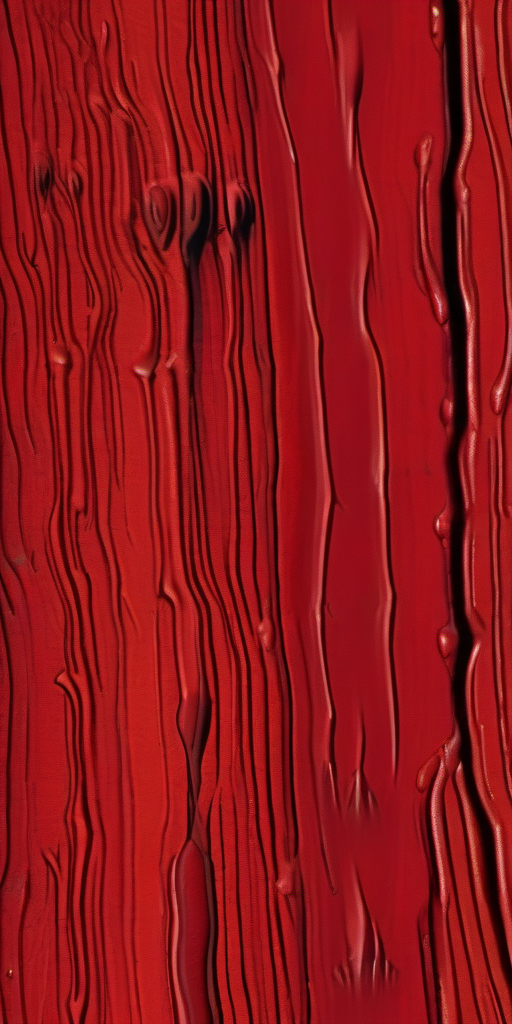
#> input picture tools/c0nstruct0r/m0d3l/barrel/wood.png, 512 x 1024 px
$ python atlas.py
#> lines starting #> are read from the running program, lines starting #| are printed output that depends on the picture; after the words box and inside, x2 and y2 are one past the last pixel; in counts of white or black regions, pixels touching at a corner belong together
#!/usr/bin/python3
"""c0-barrel's one picture (pictures/c0nstruct0r/c0-barrel.png), from pixelmon's renders here.

  /usr/bin/python3 tools/c0nstruct0r/m0d3l/barrel/atlas.py [OUT.png]

About 300 pixels a cell everywhere (the export keeps one picture pixel for pixel):
  side    0,0     320 x 134  16 staves of 20 px (the drum: 1.07 cells round, 0.45 tall)
  lid     330,0   102 x 102  the lid's circle 86 px across (0.29 cells) in the middle
  iron    0,140   336 x 7    16 hoop faces of 21 px, a rivet on each
  can     340,140 48 x 39    the canister: 8 faces of 6 px
"""
import os
import sys

import numpy as np
from PIL import Image, ImageFilter

HERE = os.path.dirname(os.path.abspath(__file__))
REPO = os.path.normpath(os.path.join(HERE, '..', '..', '..', '..'))
OUT = sys.argv[1] if len(sys.argv) > 1 else os.path.join(REPO, 'pictures', 'c0nstruct0r', 'c0-barrel.png')
rng = np.random.default_rng(7)

atlas = np.zeros((256, 512, 3), np.float32)
atlas[:] = (58, 30, 24)                                   # (the unused room: dark red-brown)

# side: each stave its own slice of the wood (so neighbours differ), a little lighter or
# darker, dark seams on its two edges, the ends darkened (the chime)
wood = np.asarray(Image.open(os.path.join(HERE, 'wood.png')).convert('RGB').resize((320, 640), Image.LANCZOS), np.float32)
W, H, N = 320, 134, 16
cw = W // N
for j in range(N):
    oy = int(rng.integers(0, 640 - H))
    ox = int(rng.integers(0, 320 - cw))
    col = wood[oy:oy + H, ox:ox + cw] * rng.uniform(0.86, 1.06)
    col[:, 0] *= 0.42
    col[:, -1] *= 0.42
    col[:, 1] *= 0.85
    atlas[0:H, j * cw:(j + 1) * cw] = col
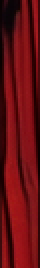
#> col: shape (134, 20, 3) float32 (shown 2 times larger); mean R, G, B 102.6, 14.8, 17.9
for y in range(5):                                        # the ends: darker toward the rim
    k = 0.55 + 0.09 * y
    atlas[y, 0:W] *= k
    atlas[H - 1 - y, 0:W] *= k
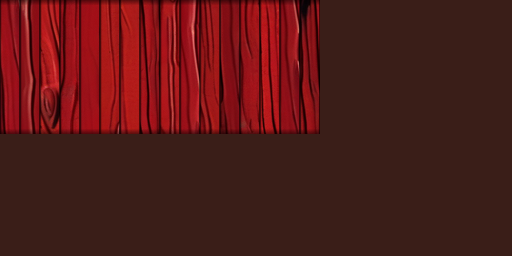
#> atlas: shape (256, 512, 3) float32; mean R, G, B 82.4, 26.4, 23.6

# lid: the circle scaled to 86 px, padded so the rect's corners are the background
lid = Image.open(os.path.join(HERE, 'lid.png')).convert('RGB')
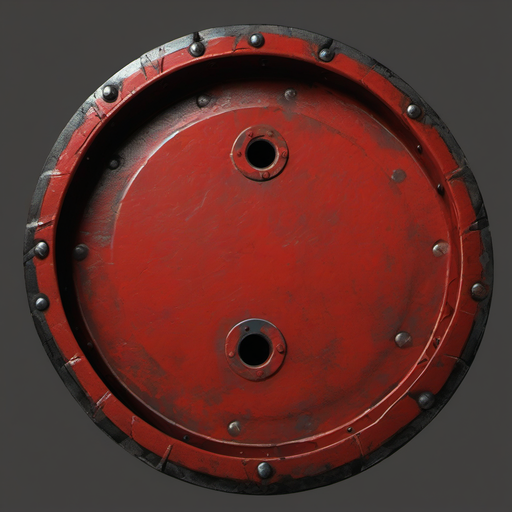
#> input picture tools/c0nstruct0r/m0d3l/barrel/lid.png, 512 x 512 px
#> lid is the input picture: PIL image 512x512 RGB; mean R, G, B 92.3, 47.5, 42.7
x0, x1, y0, y1 = 23, 493, 24, 495                         # the circle's box in the render
d = max(x1 - x0, y1 - y0) + 1
k = 86 / d
pad = Image.new('RGB', (1200, 1200), (40, 22, 18))
pad.paste(lid, (600 - (x0 + x1) // 2, 600 - (y0 + y1) // 2))
big = pad.resize((round(1200 * k), round(1200 * k)), Image.LANCZOS)
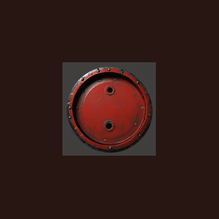
#> big: PIL image 219x219 RGB; mean R, G, B 49.5, 26.6, 22.5
c = big.width // 2
#> c = 109
atlas[0:102, 330:432] = np.asarray(big.crop((c - 51, c - 51, c + 51, c + 51)), np.float32)
#> atlas: shape (256, 512, 3) float32; 7.94% of pixels changed, all inside (x1, y1, x2, y2) = (330, 0, 432, 102)

# iron: the render's plain band, darkened, a rivet in each face's middle
iron = np.asarray(Image.open(os.path.join(HERE, 'iron.png')).convert('RGB'), np.float32)
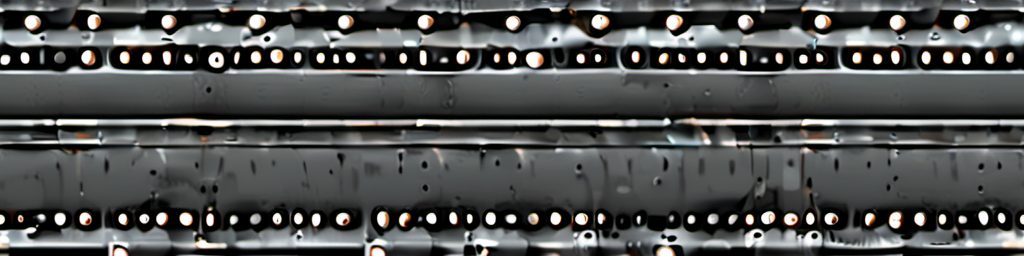
#> input picture tools/c0nstruct0r/m0d3l/barrel/iron.png, 1024 x 256 px
band = Image.fromarray(iron[78:112].astype(np.uint8)).resize((336, 7), Image.LANCZOS)
ib = np.asarray(band, np.float32) * 0.62 + np.array((8, 4, 0), np.float32)
ib[0] *= 0.6
ib[-1] *= 0.6
for j in range(16):
    x = j * 21 + 10
    ib[2:5, x - 1:x + 2] = (92, 84, 78)
    ib[3, x] = (150, 140, 128)
    ib[5, x - 1:x + 2] *= 0.5
atlas[140:147, 0:336] = ib
#> atlas: shape (256, 512, 3) float32; mean R, G, B 84.3, 27.8, 25.1

# canister: the render's scuffed grey, a little darker, seams on its 8 faces
can = Image.fromarray(iron[130:200, 0:300].astype(np.uint8)).resize((48, 39), Image.LANCZOS)
cb = np.asarray(can, np.float32) * 0.8
for j in range(8):
    cb[:, j * 6] *= 0.7
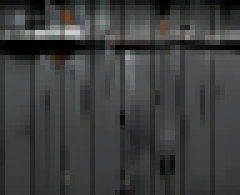
#> cb: shape (39, 48, 3) float32 (shown 5 times larger); mean R, G, B 60.8, 62.6, 62
cb[0:2] *= 0.6
#> cb: shape (39, 48, 3) float32; 4.7% of pixels changed, all inside (x1, y1, x2, y2) = (0, 0, 48, 2)
cb[-2:] *= 0.6
#> cb: shape (39, 48, 3) float32; mean R, G, B 59.2, 61, 60.4
atlas[140:179, 340:388] = cb
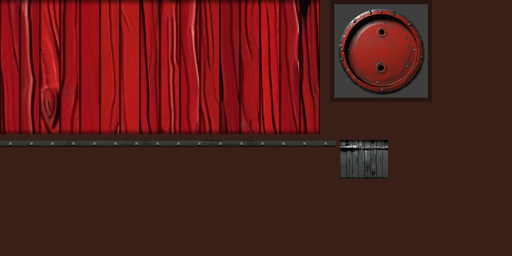
#> atlas: shape (256, 512, 3) float32; mean R, G, B 84.3, 28.2, 25.6

Image.fromarray(np.clip(atlas, 0, 255).astype(np.uint8)).save(OUT)
print(OUT)
